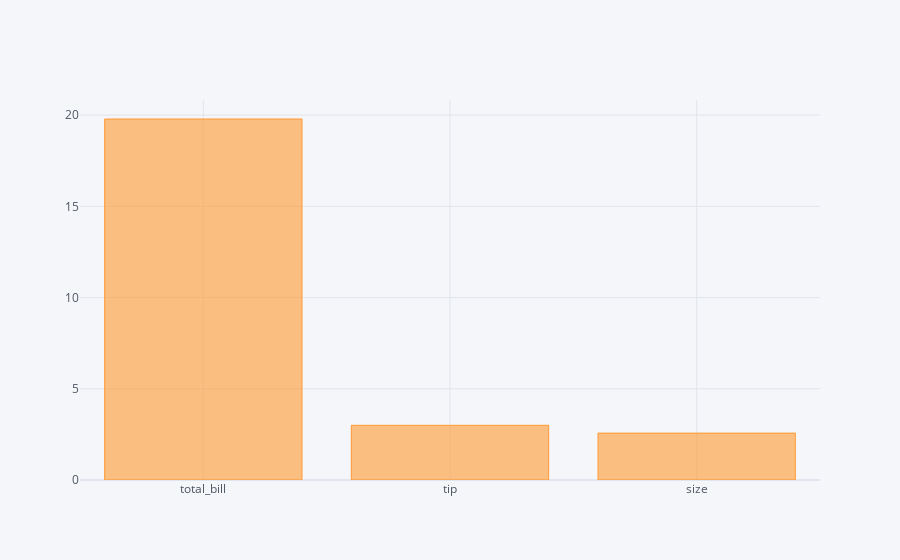

Here is the notebook cell this chart was saved with:
### Code cell
dataset.mean().iplot(kind = 'bar')       # calculates mean for numerical columns

### Figure 1 — Plotly figure (JSON) as saved in the notebook; plotly's stock layout.template omitted (floating-point values rounded to 4 significant figures)
{"data": [{"marker": {"color": "rgba(255, 153, 51, 0.6)", "line": {"color": "rgba(255, 153, 51, 1.0)", "width": 1}}, "name": "None", "orientation": "v", "text": "", "type": "bar", "x": ["total_bill", "tip", "size"], "y": [19.79, 2.998, 2.57]}], "layout": {"legend": {"bgcolor": "#F5F6F9", "font": {"color": "#4D5663"}}, "paper_bgcolor": "#F5F6F9", "plot_bgcolor": "#F5F6F9", "title": {"font": {"color": "#4D5663"}}, "xaxis": {"gridcolor": "#E1E5ED", "showgrid": true, "tickfont": {"color": "#4D5663"}, "title": {"font": {"color": "#4D5663"}, "text": ""}, "zerolinecolor": "#E1E5ED"}, "yaxis": {"gridcolor": "#E1E5ED", "showgrid": true, "tickfont": {"color": "#4D5663"}, "title": {"font": {"color": "#4D5663"}, "text": ""}, "zerolinecolor": "#E1E5ED"}}}
